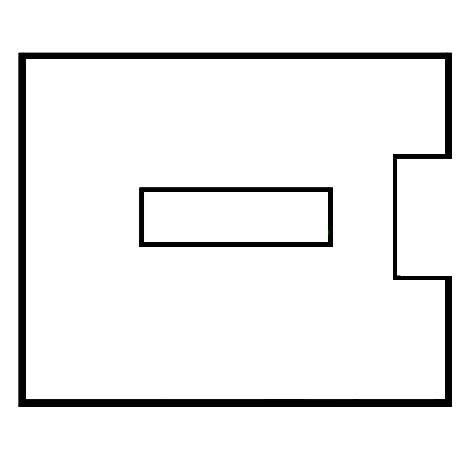
#> input picture training_images/simplified_floor_plan/O_0_1.png, 469 x 466 px
$ python main.py   (older library calls are emulated)
#> lines starting #> are read from the running program, lines starting #| are printed output that depends on the picture; after the words box and inside, x2 and y2 are one past the last pixel; in counts of white or black regions, pixels touching at a corner belong together
### imageCleaner.py
""" Methods for Loading and Processing Images

"""
import os.path
import cv2
import numpy as np

WINDOW_WIDTH = 1300     # taken from pFlowGRID/main.py
WINDOW_HEIGHT = 610     # taken from pFlowGRID/main.py
MIN_GRAY_VALUE = 0
MAX_GRAY_VALUE = 255


##########
# CHECKS #
##########

# [32 lines left out: function __check_rgb_values, not called in this run]


def __check_threshold(value):
    """ Checks if threshold value is in [0;255].

    :param value: int; threshold value
    :return: None
    """
    if not isinstance(value, int):
        raise TypeError("Data type of the threshold value must be int.\n"
                        "Current threshold value is: {} \n"
                        "Current data type of the threshold value is: {}".format(value, type(value)))
    elif value < MIN_GRAY_VALUE or value > MAX_GRAY_VALUE:
        raise ValueError(
            "The threshold value is incorrect. It must be between 0 and 255. Current threshold value is: {}".format(
                value))


def __check_height(image, height):
    """ Checks if the height is smaller or equals to image-height.

    Used for checking y-axis and kernel size.
    :param image: image
    :param height: int
    :return: None
    """
    if height > image.shape[0]:
        raise ValueError(
            "The height value is incorrect. It must be smaller than the image height. Current height value is: {}".format(
                height))
    elif not isinstance(height, int):
        raise TypeError("Data type of the height must be int.\n"
                        "Current height is: {} \n"
                        "Current data type of height: {}".format(height, type(height)))


def __check_width(image, width):
    """ Checks if the width is smaller or equals to image-width.

    Used for checking x-axis and kernel size.
    :param image: image
    :param width: int
    :return: None
    """
    if width > image.shape[1]:
        raise ValueError(
            "The width value is incorrect. It must be smaller than the image width. Current width value is: {}".format(
                width))
    elif not isinstance(width, int):
        raise TypeError("Data type of the height must be int.\n"
                        "Current height is: {} \n"
                        "Current data type of height: {}".format(width, type(width)))


##########
# OTHERS #
##########

# [113 lines left out: functions load_image, show_image, resize_image, resize_image_without_distortion, snip_image, rotate_image, not called in this run]


####################
# POINT OPERATIONS #
####################
"""
Homogeneous point operations are independent of pixel coordinate.
Non-homogeneous point operations depend on pixel coordinate.
"""


def transform_file_into_grayscale_image(image_path):
    """Homogeneous point operation: Transforms an image to grayscale-image.

    flags=0 in cv2.imread()-method means that the passed image is transformed as a gray value image.
    If no flags have been set, the image is colored.
    :param image_path: str
    :return: image

    """
    if not image_path.lower().endswith('.png'):
        raise FileExistsError("Data type of the image must be a .png. Current image_path ist:{}".format(image_path))
    if type(image_path) == int:
        raise TypeError("Image path must be a str! Current image_path is:{}".format(image_path))
    if not os.path.exists(image_path):
        raise FileNotFoundError("File was not found. The searched image_path is: {}".format(image_path))
    image = cv2.imread(filename=image_path)  # , flags=0)
#> image is the input picture: shape (466, 469, 3); mean B, G, R 239, 239, 239
    image = cv2.cvtColor(image, cv2.COLOR_BGR2GRAY)
#> image: shape (466, 469)
    if image is None:
        raise AttributeError("Image-file can't be found. The affected image-path is:" + image_path)
    return image


# [117 lines left out: functions transform_colored_into_grayscale_image, apply_simple_threshold, apply_adaptive_threshold, invert_image, change_color_in_area, change_color_in_pixel, not called in this run]


###########
# FILTERS #
###########
"""
A filter smooths the image by adding a blur to it.
One reason for using a filter is if the image contains a lot of noise because
applying the filter reduces the noises in the image.
Filters are also used to find edges.

The parameter ksize is an abbreviation for kernel size which is often used in the blurring methods.
The kernel size specifies how many pixel-rows and pixel-columns the kernel is large.
A kernel is a small matrix which is drawn over the image step by step.
The hot spot is the middle pixel of the kernel.
"""


def apply_gaussian_blur(image, kernel_size=(3, 3), sigma_x=2):
    """ Smoothing filter: Calculates the weight from the pixels in the kernel
        - how often the intensity values occur in the surrounding pixels and the hot spot at the kernel.
        The product of the weight is the new pixel value of the hot spot.

    The Gaussian Blur is the most popular blurring method.
    If the noise is also high, then a high kernel size is recommended (e.g.: (7,7)).
    If the noise is also low, then a smaller kernel size is recommended (e.g.: (3,3)).
    Hint: If the apply_canny_filter() is called after add_gaussian_blur(), then the noises are removed
    Further Information: https://docs.opencv.org/3.4/dc/dd3/tutorial_gausian_median_blur_bilateral_filter.html
    :param image: image
    :param kernel_size: tuple of int: (number_of_rows, number_of cols)
    :param sigma_x: int; width of the gaussian bell
            If the value is large, then the image is strongly smoothed.
            If the value is small, then the image is less smoothed.
    :return: image
    """
#> called with kernel_size = (21, 21), sigma_x = 2
    __check_height(image, kernel_size[0])
    __check_width(image, kernel_size[1])
    return cv2.GaussianBlur(src=image, ksize=kernel_size, sigmaX=sigma_x)
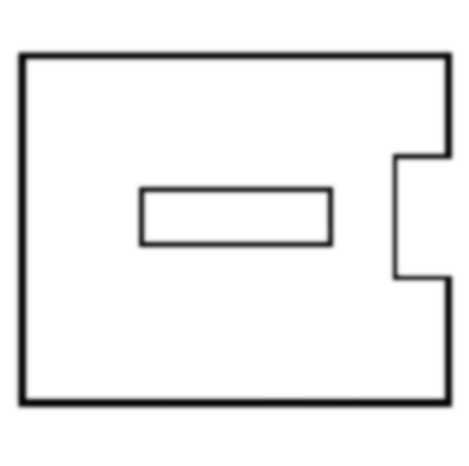
#> returned value: shape (466, 469); min 6, max 255, mean 239


# [86 lines left out: functions apply_average_blur, apply_median_blur, apply_bilateral_blur, apply_edge_preserving_filter, apply_laplacian, apply_sobel, not called in this run]


def apply_closing(image, kernel_size=(5, 5), form="ellipse"):
    """ Morphological Filter: Closing is performed by dilatation followed by erosion.

    This connects small particles and closes holes in the image.
    Further Information: https://docs.opencv.org/3.4/d3/dbe/tutorial_opening_closing_hats.html
    :param image: image
    :param kernel_size:  tuple of int: (number_of_rows, number_of cols)
    :param form: str;
    :return: image
    """
#> called with kernel_size = (5, 5), form = 'ellipse'
    __check_height(image, kernel_size[0])
    __check_width(image, kernel_size[1])
    if form.lower() == "ellipse":
        return cv2.morphologyEx(image, cv2.MORPH_CLOSE,
                                cv2.getStructuringElement(cv2.MORPH_ELLIPSE, (kernel_size[0], kernel_size[1])))
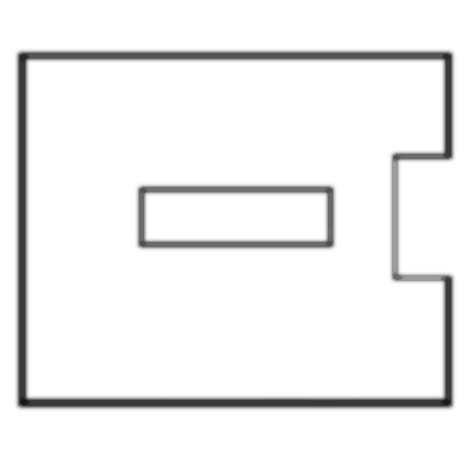
#> returned value: shape (466, 469); min 24, max 255, mean 240.4
    elif form.lower() == "rectangle":
        return cv2.morphologyEx(image, cv2.MORPH_CLOSE,
                                cv2.getStructuringElement(cv2.MORPH_RECT, (kernel_size[0], kernel_size[1])))
    else:
        raise AttributeError(
            "For form is only allowed 'ellipse' or 'rectangle'. Current form value is: {}".format(form))


#############
# DETECTORS #
#############
""" A detector has the task of finding characteristic features or distinctive points in an image.
Predefined methods or sets of commands are used for this purpose.

"""


def apply_canny_detector(image, threshold1=125, threshold2=175):
    """Canny Edge Detector: Detects edges according to the Canny Edge Algorithm.

    Further Information:  https://docs.opencv.org/3.4/da/d5c/tutorial_canny_detector.html
    Hint: If a blurred image is passed, then fewer edges are detected.
    :param threshold2: int
    :param threshold1: int
    :param image: image
    :return: image
    """
#> called with threshold1 = 125, threshold2 = 175
    __check_threshold(threshold1)
    __check_threshold(threshold2)
    if len(image.shape) != 2:
        image = transform_colored_into_grayscale_image(image)
    return cv2.Canny(image=image, threshold1=threshold1, threshold2=threshold2)
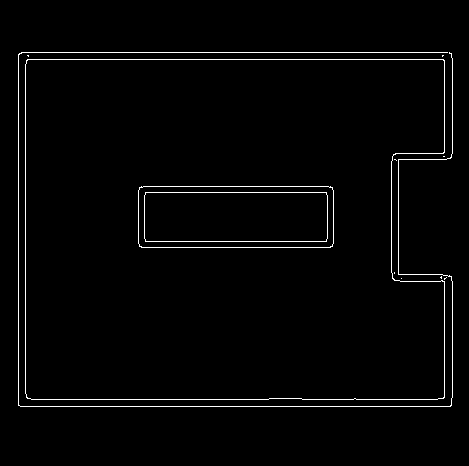
#> returned value: shape (466, 469); 2% white in thin lines or dots, all inside (x1, y1, x2, y2) = (18, 52, 453, 407)


def apply_harris_detector(image, block_size=2, kernel_size=5, k=0.05):
    """Harris Corner Detector: Detects corners.

    Further Information: https://docs.opencv.org/3.4/dc/d0d/tutorial_py_features_harris.html
    :param image: image
    :param block_size: int; number of neighborhood pixels
    :param kernel_size: int
    :param k: double; The parameter specifies how pronounced the corner is to detect it.
                      The smaller the value is chosen for this parameter, the more corners will be detected.
    :return:  bool array; If the element is True, then it is a corner
    """
    __check_width(image, kernel_size)
    __check_height(image, kernel_size)
    __check_width(image, block_size)
    __check_height(image, block_size)
    if block_size <= 1:
        raise AttributeError("Too small block_size was given. Current block_size value is: {}".format(block_size))
    if kernel_size <= block_size:
        raise AttributeError("kernel_size must be larger than the block_size.\n Current kernel_size value is: {}\nCurrent block_size value is: {} ".format(kernel_size, block_size))
    dst = cv2.cornerHarris(src=image, blockSize=block_size, ksize=kernel_size, k=k)
    return dst > 0.01 * dst.max()

### polygon.py
from tkinter import filedialog


class Polygon:
    def __init__(self):
        """Constructor

        """
        self.points = []
        self.border_color = 'black'
        self.inner_polygons = []

    def add_inner_polygons(self, polygon):
        """Adds an inner-polygon into the list of an outer-polygon.

        Inner_polygons can be obstacles.
        :param polygon: Polygon
        :return: None
        """
        self.inner_polygons.append(polygon)

    def add_point(self, x, y):
        """Sets a node (=point, corner) and adds it to a list

        :param x: int; x-coordinate
        :param y: int; y-coordinate
        :return: None
        """
        try:
            self.points.append((int(x), int(y)))
        except ValueError as v:
            print("Values must be numbers.\nCurrent x: {} \nCurrent y: {}".format(x, y))
            raise v

    @property
    def __transform_pointlist_to_saving_string(self):
        """Converts a points into a string which is later saved in a file.

        Origin method: pFlowGRID.main.create_save_to_file_string()
        :return: str
        """
        save = str(len(self.inner_polygons)) + "\n"

        # if len(currently_loaded_floor_plan) > 0:
        #   save += currently_loaded_floor_plan + "\n"
        # else:
        save += "-\n"

        # count of nodes, then nodes
        save += str(len(self.points)) + "\n"
        for point in self.points:
            save += str(point[0]) + "\t" + str(point[1]) + "\n"

        # holes or obstacles
        for polygon in self.inner_polygons:
            save += str(len(polygon.points)) + "\n"
            for point in polygon.points:
                save += str(point[0]) + "\t" + str(point[1]) + "\n"

        return save

    def save_to_file(self, file=None):
        """Writes and saves the saving_string into the file.

        Origin method: pFlowGRID.main.save_to_file()
        File ending .nsv is used by pFlow.
        :param file: str; path of the file
        :return: None
        """
        # .nsv -> nik save
        if file is None:
            file = filedialog.asksaveasfile(mode="w",
                                            defaultextension=".nsv",
                                            initialdir="./",
                                            title="Choose where to save the file",
                                            initialfile="save.nsv")
        else:
            file = open(file=file, mode="w")
        if file is None:
            return

        file.write(self.__transform_pointlist_to_saving_string)
        file.close()

### main.py
import numpy as np
from math import sqrt
import imageCleaner
from polygon import Polygon

image_path = "training_images/simplified_floor_plan/O_0_1.png"
WALL_VALUE = 255  # gray-value can be used by dijkstra
FLOOR_VALUE = 0  # gray-value cannot be used by dijkstra
MAX_DISTANCE_CORNER = 20  # cluster-size for detected corners
GAUSSIAN_KERNEL_SIZE = (21, 21)  # kernel-size for blurring the image
CLOSING_BEFORE_KERNEL_SIZE = (5, 5)  # kernel-size for closing the artifacts
CLOSING_AFTER_KERNEL_SIZE = (12, 12)  # kernel-size for closing the walls


#############################
# Method for Edge-Detection #
#############################

def apply_customized_canny(image):
    """ Applies Gaussian Blur, Closing and Canny Detector according to the experiment 7 (e07_canny_combinations.py).

    :param image: image
    :return: image
    """
    image_gray = imageCleaner.transform_file_into_grayscale_image(image)
    image_blur = imageCleaner.apply_gaussian_blur(image=image_gray, kernel_size=GAUSSIAN_KERNEL_SIZE)
    image_closing = imageCleaner.apply_closing(image=image_blur, kernel_size=CLOSING_BEFORE_KERNEL_SIZE, form="ellipse")
    image_canny = imageCleaner.apply_canny_detector(image=image_closing, threshold1=125, threshold2=175)
    image_canny_finished = imageCleaner.apply_closing(image=image_canny, kernel_size=CLOSING_AFTER_KERNEL_SIZE,
                                                      form="rectangle")
#> call 2 of apply_closing, with kernel_size = (12, 12), form = 'rectangle'
#> in apply_closing (call 2), `return cv2.morphologyEx(image, cv2.MORPH_CLOSE, cv2.getStructuringElem..`:
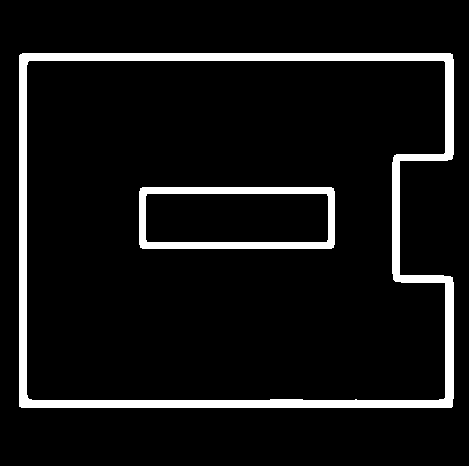
#> returned value: shape (466, 469); 7.7% white; 2 white regions, box (x1, y1, x2, y2) and area: (19, 53, 454, 408) 13376, (139, 187, 335, 249) 3400
    return np.float32(image_canny_finished)


################################
# Methods for Corner-Detection #
################################

def get_coordinates(corner_list):
    """ Sorts out unnecessary corners.

    Build clusters with corners that are within a certain MAX_DISTANCE.
    The average value of the corners is calculated from the respective cluster and this is the new corner point.W
    :param corner_list: list with tuples of corner; e.g. [ (1,1), (2,4)]
    :return: list with tuples of corner; e.g. [ (1,1), (2,4)]
    """
    cluster_list = []
    for corner in corner_list:
        check_find = False
        for cluster in cluster_list:
            point = cluster[0]
            a = point[0] - corner[0]
            b = point[1] - corner[1]
            distance = sqrt(a ** 2 + b ** 2)
            if distance <= MAX_DISTANCE_CORNER:
                cluster.append(corner)
                check_find = True
                break
        if not check_find:
            cluster_list.append([corner])

    final_corners = []
    for cluster in cluster_list:
        x_coordinate, y_coordinate, number_of_points = 0, 0, 0
        # calculate mean for corner point coordinates
        for point in cluster:
            x_coordinate += point[0]
            y_coordinate += point[1]
            number_of_points += 1
        x_coordinate = int(x_coordinate / number_of_points)
        y_coordinate = int(y_coordinate / number_of_points)
        final_corners.append((x_coordinate, y_coordinate))

    return final_corners


def extract_corner_array(corner_array):
    """Converts a bool array into a list with tuples of the corner coordinates

    :param corner_array: bool array; If the element is True, then it is a corner
    :return: list with tuples of corner; e.g. [ (1,1), (2,4)]
    """
    all_corners = []
    # Collect and extract found corners
    for x_coordinate in range(corner_array.shape[1]):
        for y_coordinate in range(corner_array.shape[0]):
            if corner_array[y_coordinate, x_coordinate]:
                all_corners.append((x_coordinate, y_coordinate))
    return all_corners


################################
# Methods for Creating Polygon #
################################

def remove_tuple_from_list(corner_list: list, corner_tuple):
    """Looks for given corner_tuple in corner_list and removes it.

    :param corner_list: list with tuples of corner; e.g. [ (1,1), (2,4)]
    :param corner_tuple: tuple of int; corner tuple to be removed from list
    :return: list of corner tuples
    """
    for i in range(len(corner_list)):
        if corner_tuple[0] == corner_list[i][0] and corner_tuple[1] == corner_list[i][1]:
            corner_list.pop(i)
            return corner_list
    return corner_list


def get_upper_right_corner(corner_list, x_step=1, y_step=1):
    """Searches the upper right corner in a given corner_list.

    :param corner_list: list with tuples of corner; e.g. [ (1,1), (2,4)]
    :param x_step: int, step-size in x-direction
    :param y_step: int, step-size in y-direction
    :return: tuple of int; tuple with coordinates of the upper right corner
    """
    x_max = 0
    y_min = 900000000000000000
    max_corner = None

    for corner in corner_list:
        x = int(corner[0] / x_step)
        y = int(corner[1] / y_step)
        if x > x_max:
            if y < y_min:
                x_max = x
                y_min = y
                max_corner = corner

    return max_corner


def check_for_corner(point, corner_list):
    """Checks if the point is close to a corner.

    :param point: tuple of int
    :param corner_list: list with tuples of corner; e.g. [ (1,1), (2,4)]
    :return: bool; If it is close to a corner, then True is returned.
    """
    for corner in corner_list:
        a = point[0] - corner[0]
        b = point[1] - corner[1]
        distance = sqrt(a ** 2 + b ** 2)
        if distance <= MAX_DISTANCE_CORNER:
            return corner
    return None


def get_neighbors(point):
    """Returns 4 neighbors of the point.

    :param point: tuple of int
    :return: list of int-tuples
    """
    return [(point[0], point[1] - 1),
            (point[0] - 1, point[1]), (point[0] + 1, point[1]),
            (point[0], point[1] + 1)]


def apply_customized_dijkstra(img, start_point=(0, 3), corner_list=None):
    """Search for nearest corner by using Dijkstra Algorithm.

    :param img: image
    :param start_point: tuple of int
    :param corner_list: list of corners without start_point
    :return: tuple of int
    """
    if corner_list is None:
        corner_list = []
    point = (start_point[0], start_point[1], 1)  # x, y, cost
    cost_matrix = np.zeros(img.shape)
    job_list = [point]
    aim_point = None

    # Dijkstra:
    while len(job_list) > 0:  # FIFO = First In First Out = breadth-first search
        point = job_list.pop(0)
        cost = point[2]
        if cost_matrix[point[1]][point[0]] != 0:
            continue  # already done
        cost_matrix[point[1]][point[0]] = cost
        # Is current point a corner?
        found_corner = check_for_corner(point, corner_list)
        if found_corner is not None:
            aim_point = found_corner
            break
        neighbors = get_neighbors(point)  # 4er neighborhood
        for neighbor in neighbors:
            try:
                if neighbor[0] < 0 or neighbor[1] < 0:
                    continue  # IndexOutOfBounds without Exception for negative values
                value = img[neighbor[1]][neighbor[0]]
                if value == FLOOR_VALUE:
                    continue  # connections are only possible through wall
                elif value == WALL_VALUE:
                    if cost_matrix[neighbor[1]][neighbor[0]] > 0:
                        continue  # point already visited
                    else:
                        job_list.append((neighbor[0], neighbor[1], cost + 1))
                else:
                    raise Exception("Unreachable Code.")
            except IndexError:  # ignore IndexOutOfBounds for positive values
                continue
    return aim_point


def create_polygon(img, corner_list):
    """Creates polygon by using Dijkstra Algorithm.

    :param img: image
    :param corner_list: list with tuples of corner; e.g. [ (1,1), (2,4)]
    :return: Polygon
    """
    polygon = Polygon()
    start_corner = get_upper_right_corner(corner_list)
    corner_list = remove_tuple_from_list(corner_list, start_corner)
    polygon.add_point(start_corner[0], start_corner[1])

    while len(corner_list) > 0:
        start_corner = apply_customized_dijkstra(img=img, start_point=start_corner, corner_list=corner_list)
        if start_corner is not None:
            polygon.add_point(start_corner[0], start_corner[1])
            corner_list = remove_tuple_from_list(corner_list, start_corner)
        else:
            break
    return polygon


################
# Main- Method #
################

if __name__ == '__main__':
    edges_img = apply_customized_canny(image_path)
    print("Step 1/4: Canny-Edge Detector is done.")
    corners = imageCleaner.apply_harris_detector(edges_img)
#> (the rest of the program and of its run is left out)
